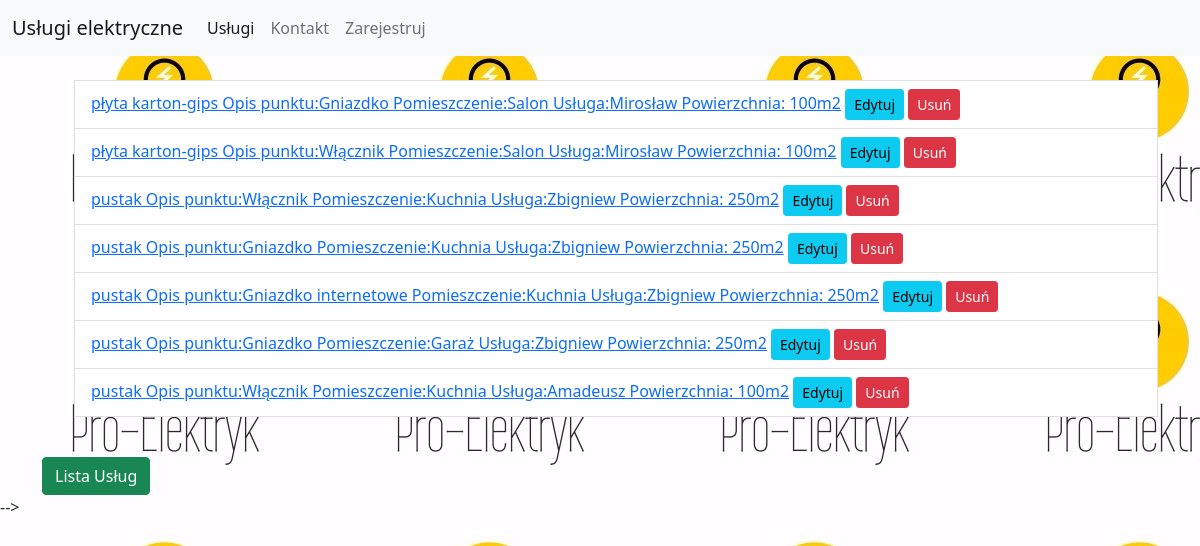
Screenshot of /spots/ (signed in) with the database file from the repository.
### strona/models.py (models this page shows, shortened)
class Spot(models.Model):
    type = models.ForeignKey(TypeOfSpot, on_delete=models.CASCADE)
    room = models.ForeignKey(Room, on_delete=models.CASCADE)
    furrowing = models.CharField(choices=TYPE_OF_WALL, max_length=20)
    def get_absolute_url(self):
        return reverse('spot_detail_view', args=(self.pk,))
    def get_delete_url(self):
        return reverse('spot_delete_view', args=(self.pk,))
    def get_update_url(self):
        return reverse('spot_update_view', args=(self.pk,))
    def __str__(self):
        return f"{self.type} Pomieszczenie:{self.room}"

class TypeOfSpot(models.Model):
    wall_type = models.CharField(choices=TYPE_OF_WALL, max_length=20)
    description = models.TextField()
    def __str__(self):
        return f"{self.wall_type} Opis punktu:{self.description}"

class Room(models.Model):
    name = models.CharField(choices=ROOMS, max_length=25, default='')
    service = models.ForeignKey(Service, on_delete=models.CASCADE)
    def __str__(self):
        return f"{self.name} Usługa:{self.service}"

class Service(models.Model):
    name = models.CharField(max_length=125)
    square_meters = models.CharField(choices=METERS, max_length=6, default='')
    def __str__(self):
        return f"{self.name}  Powierzchnia: {self.square_meters}"

### strona/views.py (the view)
# urls.py: path('spots/', views.SpotView.as_view(), name='spot_list_view'),
class SpotView(LoginRequiredMixin, ListView):
    model = Spot
    template_name = 'spot.html'

### templates/spot.html (shortened to what this page needs)
{% extends 'base.html' %}
{% block content %}
    {% include 'view_list.html' with object_list=spot_list %}
    <a href="{% url 'service_list_view' %}" class="btn btn-success">Lista Usług</a>
{% endblock %}

### templates/view_list.html
{% block list %}
    <ul>
        {% for item in object_list %}
            <li class="list-group-item"><a href="{{ item.get_absolute_url }}"> {{ item }}</a>
                <a href="{{ item.get_update_url }}" class="btn btn-info btn-sm">Edytuj</a>
                <a href="{{ item.get_delete_url }}" class="btn btn-danger btn-sm">Usuń</a>
            </li>
        {% endfor %}
    </ul>
    <br/>
{% endblock %}

### rows the page displays
Spot: type+room "płyta karton-gips Opis punktu:Gniazdko Pomieszczenie:Salon Usługa:Mirosław Powierzchnia: 100m2"
Spot: type+room "płyta karton-gips Opis punktu:Włącznik Pomieszczenie:Salon Usługa:Mirosław Powierzchnia: 100m2"
Spot: type+room "pustak Opis punktu:Włącznik Pomieszczenie:Kuchnia Usługa:Zbigniew Powierzchnia: 250m2"
Spot: type+room "pustak Opis punktu:Gniazdko Pomieszczenie:Kuchnia Usługa:Zbigniew Powierzchnia: 250m2"
Spot: type+room "pustak Opis punktu:Gniazdko internetowe Pomieszczenie:Kuchnia Usługa:Zbigniew Powierzchnia: 250m2"
Spot: type+room "pustak Opis punktu:Gniazdko Pomieszczenie:Garaż Usługa:Zbigniew Powierzchnia: 250m2"
Spot: type+room "pustak Opis punktu:Włącznik Pomieszczenie:Kuchnia Usługa:Amadeusz Powierzchnia: 100m2"
